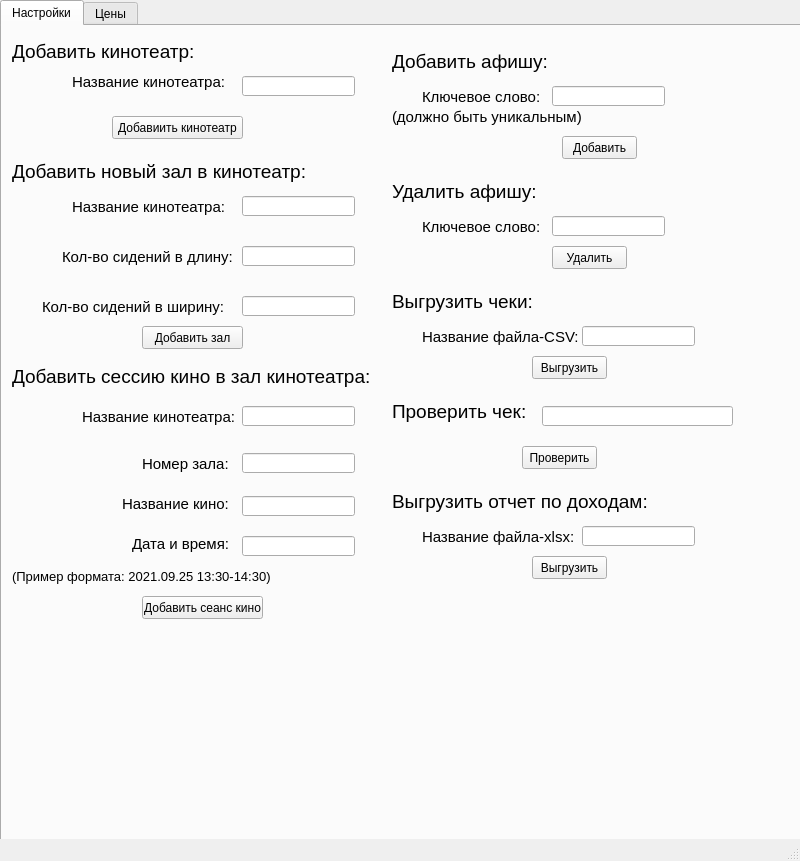
<?xml version="1.0" encoding="UTF-8"?>
<ui version="4.0">
 <class>MainWindow</class>
 <widget class="QMainWindow" name="MainWindow">
  <property name="geometry">
   <rect>
    <x>0</x>
    <y>0</y>
    <width>800</width>
    <height>861</height>
   </rect>
  </property>
  <property name="windowTitle">
   <string>Сеть Кинотеатров</string>
  </property>
  <widget class="QWidget" name="centralwidget">
   <widget class="QTabWidget" name="tabWidget">
    <property name="geometry">
     <rect>
      <x>0</x>
      <y>0</y>
      <width>801</width>
      <height>851</height>
     </rect>
    </property>
    <property name="currentIndex">
     <number>0</number>
    </property>
    <widget class="QWidget" name="tab">
     <attribute name="title">
      <string>Настройки</string>
     </attribute>
     <widget class="QLabel" name="label">
      <property name="geometry">
       <rect>
        <x>10</x>
        <y>0</y>
        <width>221</width>
        <height>51</height>
       </rect>
      </property>
      <property name="font">
       <font>
        <pointsize>14</pointsize>
       </font>
      </property>
      <property name="text">
       <string>Добавить кинотеатр:</string>
      </property>
     </widget>
     <widget class="QLabel" name="label_2">
      <property name="geometry">
       <rect>
        <x>70</x>
        <y>40</y>
        <width>161</width>
        <height>31</height>
       </rect>
      </property>
      <property name="font">
       <font>
        <pointsize>11</pointsize>
       </font>
      </property>
      <property name="text">
       <string>Название кинотеатра:</string>
      </property>
     </widget>
     <widget class="QLineEdit" name="title_new_cinema">
      <property name="geometry">
       <rect>
        <x>240</x>
        <y>50</y>
        <width>113</width>
        <height>20</height>
       </rect>
      </property>
     </widget>
     <widget class="QLabel" name="label_3">
      <property name="geometry">
       <rect>
        <x>10</x>
        <y>130</y>
        <width>321</width>
        <height>31</height>
       </rect>
      </property>
      <property name="font">
       <font>
        <pointsize>14</pointsize>
       </font>
      </property>
      <property name="text">
       <string>Добавить новый зал в кинотеатр:</string>
      </property>
     </widget>
     <widget class="QLabel" name="label_4">
      <property name="geometry">
       <rect>
        <x>70</x>
        <y>170</y>
        <width>171</width>
        <height>21</height>
       </rect>
      </property>
      <property name="font">
       <font>
        <pointsize>11</pointsize>
       </font>
      </property>
      <property name="text">
       <string>Название кинотеатра:</string>
      </property>
     </widget>
     <widget class="QLineEdit" name="name_cinema_hall">
      <property name="geometry">
       <rect>
        <x>240</x>
        <y>170</y>
        <width>113</width>
        <height>20</height>
       </rect>
      </property>
     </widget>
     <widget class="QLabel" name="label_5">
      <property name="geometry">
       <rect>
        <x>60</x>
        <y>220</y>
        <width>181</width>
        <height>21</height>
       </rect>
      </property>
      <property name="font">
       <font>
        <pointsize>11</pointsize>
       </font>
      </property>
      <property name="text">
       <string>Кол-во сидений в длину:</string>
      </property>
     </widget>
     <widget class="QLineEdit" name="length_hall">
      <property name="geometry">
       <rect>
        <x>240</x>
        <y>220</y>
        <width>113</width>
        <height>20</height>
       </rect>
      </property>
     </widget>
     <widget class="QLabel" name="label_6">
      <property name="geometry">
       <rect>
        <x>40</x>
        <y>270</y>
        <width>191</width>
        <height>21</height>
       </rect>
      </property>
      <property name="font">
       <font>
        <pointsize>11</pointsize>
       </font>
      </property>
      <property name="text">
       <string>Кол-во сидений в ширину:</string>
      </property>
     </widget>
     <widget class="QLineEdit" name="width_hall">
      <property name="geometry">
       <rect>
        <x>240</x>
        <y>270</y>
        <width>113</width>
        <height>20</height>
       </rect>
      </property>
     </widget>
     <widget class="QLabel" name="label_7">
      <property name="geometry">
       <rect>
        <x>10</x>
        <y>330</y>
        <width>381</width>
        <height>41</height>
       </rect>
      </property>
      <property name="font">
       <font>
        <pointsize>14</pointsize>
       </font>
      </property>
      <property name="text">
       <string>Добавить сессию кино в зал кинотеатра:</string>
      </property>
     </widget>
     <widget class="QLabel" name="label_8">
      <property name="geometry">
       <rect>
        <x>80</x>
        <y>380</y>
        <width>161</width>
        <height>21</height>
       </rect>
      </property>
      <property name="font">
       <font>
        <pointsize>11</pointsize>
       </font>
      </property>
      <property name="text">
       <string>Название кинотеатра:</string>
      </property>
     </widget>
     <widget class="QLabel" name="label_9">
      <property name="geometry">
       <rect>
        <x>140</x>
        <y>430</y>
        <width>101</width>
        <height>16</height>
       </rect>
      </property>
      <property name="font">
       <font>
        <pointsize>11</pointsize>
       </font>
      </property>
      <property name="text">
       <string>Номер зала:</string>
      </property>
     </widget>
     <widget class="QLabel" name="label_10">
      <property name="geometry">
       <rect>
        <x>120</x>
        <y>470</y>
        <width>121</width>
        <height>16</height>
       </rect>
      </property>
      <property name="font">
       <font>
        <pointsize>11</pointsize>
       </font>
      </property>
      <property name="text">
       <string>Название кино:</string>
      </property>
     </widget>
     <widget class="QLabel" name="label_11">
      <property name="geometry">
       <rect>
        <x>130</x>
        <y>510</y>
        <width>111</width>
        <height>16</height>
       </rect>
      </property>
      <property name="font">
       <font>
        <pointsize>11</pointsize>
       </font>
      </property>
      <property name="text">
       <string>Дата и время:</string>
      </property>
     </widget>
     <widget class="QLineEdit" name="time_session">
      <property name="geometry">
       <rect>
        <x>240</x>
        <y>510</y>
        <width>113</width>
        <height>20</height>
       </rect>
      </property>
     </widget>
     <widget class="QLineEdit" name="title_session">
      <property name="geometry">
       <rect>
        <x>240</x>
        <y>470</y>
        <width>113</width>
        <height>20</height>
       </rect>
      </property>
     </widget>
     <widget class="QLineEdit" name="number_hall_session">
      <property name="geometry">
       <rect>
        <x>240</x>
        <y>427</y>
        <width>113</width>
        <height>20</height>
       </rect>
      </property>
     </widget>
     <widget class="QLineEdit" name="title_cinema_session">
      <property name="geometry">
       <rect>
        <x>240</x>
        <y>380</y>
        <width>113</width>
        <height>20</height>
       </rect>
      </property>
     </widget>
     <widget class="QPushButton" name="add_hall">
      <property name="geometry">
       <rect>
        <x>140</x>
        <y>300</y>
        <width>101</width>
        <height>23</height>
       </rect>
      </property>
      <property name="text">
       <string>Добавить зал</string>
      </property>
     </widget>
     <widget class="QPushButton" name="add_cinema">
      <property name="geometry">
       <rect>
        <x>110</x>
        <y>90</y>
        <width>131</width>
        <height>23</height>
       </rect>
      </property>
      <property name="text">
       <string>Добавиить кинотеатр</string>
      </property>
     </widget>
     <widget class="QPushButton" name="add_session">
      <property name="geometry">
       <rect>
        <x>140</x>
        <y>570</y>
        <width>121</width>
        <height>23</height>
       </rect>
      </property>
      <property name="text">
       <string>Добавить сеанс кино</string>
      </property>
     </widget>
     <widget class="QLabel" name="label_12">
      <property name="geometry">
       <rect>
        <x>10</x>
        <y>540</y>
        <width>261</width>
        <height>21</height>
       </rect>
      </property>
      <property name="font">
       <font>
        <pointsize>10</pointsize>
       </font>
      </property>
      <property name="text">
       <string>(Пример формата: 2021.09.25 13:30-14:30)</string>
      </property>
     </widget>
     <widget class="QLabel" name="label_14">
      <property name="geometry">
       <rect>
        <x>390</x>
        <y>20</y>
        <width>161</width>
        <height>31</height>
       </rect>
      </property>
      <property name="font">
       <font>
        <pointsize>14</pointsize>
       </font>
      </property>
      <property name="text">
       <string>Добавить афишу:</string>
      </property>
     </widget>
     <widget class="QPushButton" name="add_playbill">
      <property name="geometry">
       <rect>
        <x>560</x>
        <y>110</y>
        <width>75</width>
        <height>23</height>
       </rect>
      </property>
      <property name="text">
       <string>Добавить</string>
      </property>
     </widget>
     <widget class="QLabel" name="label_15">
      <property name="geometry">
       <rect>
        <x>420</x>
        <y>60</y>
        <width>141</width>
        <height>21</height>
       </rect>
      </property>
      <property name="font">
       <font>
        <pointsize>11</pointsize>
       </font>
      </property>
      <property name="text">
       <string>Ключевое слово:</string>
      </property>
     </widget>
     <widget class="QLabel" name="label_16">
      <property name="geometry">
       <rect>
        <x>390</x>
        <y>80</y>
        <width>211</width>
        <height>21</height>
       </rect>
      </property>
      <property name="font">
       <font>
        <pointsize>11</pointsize>
       </font>
      </property>
      <property name="text">
       <string>(должно быть уникальным)</string>
      </property>
     </widget>
     <widget class="QLineEdit" name="key_word">
      <property name="geometry">
       <rect>
        <x>550</x>
        <y>60</y>
        <width>113</width>
        <height>20</height>
       </rect>
      </property>
     </widget>
     <widget class="QLineEdit" name="key_word_del">
      <property name="geometry">
       <rect>
        <x>550</x>
        <y>190</y>
        <width>113</width>
        <height>20</height>
       </rect>
      </property>
     </widget>
     <widget class="QLabel" name="label_17">
      <property name="geometry">
       <rect>
        <x>420</x>
        <y>190</y>
        <width>141</width>
        <height>21</height>
       </rect>
      </property>
      <property name="font">
       <font>
        <pointsize>11</pointsize>
       </font>
      </property>
      <property name="text">
       <string>Ключевое слово:</string>
      </property>
     </widget>
     <widget class="QPushButton" name="del_playbill">
      <property name="geometry">
       <rect>
        <x>550</x>
        <y>220</y>
        <width>75</width>
        <height>23</height>
       </rect>
      </property>
      <property name="text">
       <string>Удалить</string>
      </property>
     </widget>
     <widget class="QLabel" name="label_19">
      <property name="geometry">
       <rect>
        <x>390</x>
        <y>150</y>
        <width>161</width>
        <height>31</height>
       </rect>
      </property>
      <property name="font">
       <font>
        <pointsize>14</pointsize>
       </font>
      </property>
      <property name="text">
       <string>Удалить афишу:</string>
      </property>
     </widget>
     <widget class="QLabel" name="label_20">
      <property name="geometry">
       <rect>
        <x>390</x>
        <y>260</y>
        <width>161</width>
        <height>31</height>
       </rect>
      </property>
      <property name="font">
       <font>
        <pointsize>14</pointsize>
       </font>
      </property>
      <property name="text">
       <string>Выгрузить чеки:</string>
      </property>
     </widget>
     <widget class="QPushButton" name="upload_btn">
      <property name="geometry">
       <rect>
        <x>530</x>
        <y>330</y>
        <width>75</width>
        <height>23</height>
       </rect>
      </property>
      <property name="text">
       <string>Выгрузить</string>
      </property>
     </widget>
     <widget class="QLabel" name="label_18">
      <property name="geometry">
       <rect>
        <x>420</x>
        <y>300</y>
        <width>171</width>
        <height>21</height>
       </rect>
      </property>
      <property name="font">
       <font>
        <pointsize>11</pointsize>
       </font>
      </property>
      <property name="text">
       <string>Название файла-CSV:</string>
      </property>
     </widget>
     <widget class="QLineEdit" name="csv_title">
      <property name="geometry">
       <rect>
        <x>580</x>
        <y>300</y>
        <width>113</width>
        <height>20</height>
       </rect>
      </property>
     </widget>
     <widget class="QLabel" name="label_21">
      <property name="geometry">
       <rect>
        <x>390</x>
        <y>370</y>
        <width>161</width>
        <height>31</height>
       </rect>
      </property>
      <property name="font">
       <font>
        <pointsize>14</pointsize>
       </font>
      </property>
      <property name="text">
       <string>Проверить чек:</string>
      </property>
     </widget>
     <widget class="QLineEdit" name="check">
      <property name="geometry">
       <rect>
        <x>540</x>
        <y>380</y>
        <width>191</width>
        <height>20</height>
       </rect>
      </property>
     </widget>
     <widget class="QPushButton" name="check_btn">
      <property name="geometry">
       <rect>
        <x>520</x>
        <y>420</y>
        <width>75</width>
        <height>23</height>
       </rect>
      </property>
      <property name="text">
       <string>Проверить</string>
      </property>
     </widget>
     <widget class="QLineEdit" name="report">
      <property name="geometry">
       <rect>
        <x>580</x>
        <y>500</y>
        <width>113</width>
        <height>20</height>
       </rect>
      </property>
     </widget>
     <widget class="QLabel" name="label_30">
      <property name="geometry">
       <rect>
        <x>420</x>
        <y>500</y>
        <width>171</width>
        <height>21</height>
       </rect>
      </property>
      <property name="font">
       <font>
        <pointsize>11</pointsize>
       </font>
      </property>
      <property name="text">
       <string>Название файла-xlsx:</string>
      </property>
     </widget>
     <widget class="QLabel" name="label_31">
      <property name="geometry">
       <rect>
        <x>390</x>
        <y>460</y>
        <width>271</width>
        <height>31</height>
       </rect>
      </property>
      <property name="font">
       <font>
        <pointsize>14</pointsize>
       </font>
      </property>
      <property name="text">
       <string>Выгрузить отчет по доходам:</string>
      </property>
     </widget>
     <widget class="QPushButton" name="report_btn">
      <property name="geometry">
       <rect>
        <x>530</x>
        <y>530</y>
        <width>75</width>
        <height>23</height>
       </rect>
      </property>
      <property name="text">
       <string>Выгрузить</string>
      </property>
     </widget>
    </widget>
    <widget class="QWidget" name="tab_2">
     <attribute name="title">
      <string>Цены</string>
     </attribute>
     <widget class="QLabel" name="label_22">
      <property name="geometry">
       <rect>
        <x>10</x>
        <y>170</y>
        <width>421</width>
        <height>41</height>
       </rect>
      </property>
      <property name="font">
       <font>
        <pointsize>14</pointsize>
       </font>
      </property>
      <property name="text">
       <string>Изменить множитель на Попкорн(сладкий):</string>
      </property>
     </widget>
     <widget class="QPushButton" name="popcorn_sweet_btn">
      <property name="geometry">
       <rect>
        <x>170</x>
        <y>220</y>
        <width>75</width>
        <height>23</height>
       </rect>
      </property>
      <property name="text">
       <string>Изменить</string>
      </property>
     </widget>
     <widget class="QLineEdit" name="popcorn_sweet">
      <property name="geometry">
       <rect>
        <x>420</x>
        <y>180</y>
        <width>113</width>
        <height>20</height>
       </rect>
      </property>
      <property name="text">
       <string/>
      </property>
     </widget>
     <widget class="QLineEdit" name="ticket">
      <property name="geometry">
       <rect>
        <x>270</x>
        <y>80</y>
        <width>113</width>
        <height>20</height>
       </rect>
      </property>
     </widget>
     <widget class="QPushButton" name="ticket_btn">
      <property name="geometry">
       <rect>
        <x>170</x>
        <y>120</y>
        <width>75</width>
        <height>23</height>
       </rect>
      </property>
      <property name="text">
       <string>Изменить</string>
      </property>
     </widget>
     <widget class="QLabel" name="label_23">
      <property name="geometry">
       <rect>
        <x>10</x>
        <y>70</y>
        <width>251</width>
        <height>41</height>
       </rect>
      </property>
      <property name="font">
       <font>
        <pointsize>14</pointsize>
       </font>
      </property>
      <property name="text">
       <string>Изменить цену за 1 билет:</string>
      </property>
     </widget>
     <widget class="QPushButton" name="popcorn_salt_btn">
      <property name="geometry">
       <rect>
        <x>170</x>
        <y>310</y>
        <width>75</width>
        <height>23</height>
       </rect>
      </property>
      <property name="text">
       <string>Изменить</string>
      </property>
     </widget>
     <widget class="QLabel" name="label_24">
      <property name="geometry">
       <rect>
        <x>10</x>
        <y>260</y>
        <width>421</width>
        <height>41</height>
       </rect>
      </property>
      <property name="font">
       <font>
        <pointsize>14</pointsize>
       </font>
      </property>
      <property name="text">
       <string>Изменить множитель на Попкорн(соленый):</string>
      </property>
     </widget>
     <widget class="QLineEdit" name="popcorn_salt">
      <property name="geometry">
       <rect>
        <x>420</x>
        <y>270</y>
        <width>113</width>
        <height>20</height>
       </rect>
      </property>
      <property name="text">
       <string/>
      </property>
     </widget>
     <widget class="QPushButton" name="nachos_btn">
      <property name="geometry">
       <rect>
        <x>170</x>
        <y>400</y>
        <width>75</width>
        <height>23</height>
       </rect>
      </property>
      <property name="text">
       <string>Изменить</string>
      </property>
     </widget>
     <widget class="QLabel" name="label_25">
      <property name="geometry">
       <rect>
        <x>10</x>
        <y>350</y>
        <width>421</width>
        <height>41</height>
       </rect>
      </property>
      <property name="font">
       <font>
        <pointsize>14</pointsize>
       </font>
      </property>
      <property name="text">
       <string>Изменить множитель на Начос(150гр):</string>
      </property>
     </widget>
     <widget class="QLineEdit" name="nachos">
      <property name="geometry">
       <rect>
        <x>420</x>
        <y>360</y>
        <width>113</width>
        <height>20</height>
       </rect>
      </property>
      <property name="text">
       <string/>
      </property>
     </widget>
     <widget class="QPushButton" name="cola_btn">
      <property name="geometry">
       <rect>
        <x>170</x>
        <y>490</y>
        <width>75</width>
        <height>23</height>
       </rect>
      </property>
      <property name="text">
       <string>Изменить</string>
      </property>
     </widget>
     <widget class="QLabel" name="label_26">
      <property name="geometry">
       <rect>
        <x>10</x>
        <y>440</y>
        <width>421</width>
        <height>41</height>
       </rect>
      </property>
      <property name="font">
       <font>
        <pointsize>14</pointsize>
       </font>
      </property>
      <property name="text">
       <string>Изменить множитель на Газировку Coca-Cola:</string>
      </property>
     </widget>
     <widget class="QLineEdit" name="cola">
      <property name="geometry">
       <rect>
        <x>420</x>
        <y>450</y>
        <width>113</width>
        <height>20</height>
       </rect>
      </property>
      <property name="text">
       <string/>
      </property>
     </widget>
     <widget class="QPushButton" name="sprite_btn">
      <property name="geometry">
       <rect>
        <x>170</x>
        <y>580</y>
        <width>75</width>
        <height>23</height>
       </rect>
      </property>
      <property name="text">
       <string>Изменить</string>
      </property>
     </widget>
     <widget class="QLineEdit" name="sprite">
      <property name="geometry">
       <rect>
        <x>420</x>
        <y>540</y>
        <width>113</width>
        <height>20</height>
       </rect>
      </property>
      <property name="text">
       <string/>
      </property>
     </widget>
     <widget class="QLabel" name="label_28">
      <property name="geometry">
       <rect>
        <x>10</x>
        <y>530</y>
        <width>421</width>
        <height>41</height>
       </rect>
      </property>
      <property name="font">
       <font>
        <pointsize>14</pointsize>
       </font>
      </property>
      <property name="text">
       <string>Изменить множитель на Газировку Sprite:</string>
      </property>
     </widget>
     <widget class="QPushButton" name="snickers_btn">
      <property name="geometry">
       <rect>
        <x>170</x>
        <y>670</y>
        <width>75</width>
        <height>23</height>
       </rect>
      </property>
      <property name="text">
       <string>Изменить</string>
      </property>
     </widget>
     <widget class="QLineEdit" name="snickers">
      <property name="geometry">
       <rect>
        <x>420</x>
        <y>630</y>
        <width>113</width>
        <height>20</height>
       </rect>
      </property>
      <property name="text">
       <string/>
      </property>
     </widget>
     <widget class="QLabel" name="label_29">
      <property name="geometry">
       <rect>
        <x>10</x>
        <y>620</y>
        <width>421</width>
        <height>41</height>
       </rect>
      </property>
      <property name="font">
       <font>
        <pointsize>14</pointsize>
       </font>
      </property>
      <property name="text">
       <string>Изменить множитель на Батончик Snickers:</string>
      </property>
     </widget>
     <widget class="QLabel" name="label_13">
      <property name="geometry">
       <rect>
        <x>270</x>
        <y>20</y>
        <width>201</width>
        <height>41</height>
       </rect>
      </property>
      <property name="font">
       <font>
        <pointsize>20</pointsize>
       </font>
      </property>
      <property name="text">
       <string>Изменение цен</string>
      </property>
     </widget>
    </widget>
   </widget>
  </widget>
  <widget class="QStatusBar" name="statusbar"/>
 </widget>
 <resources/>
 <connections/>
</ui>
